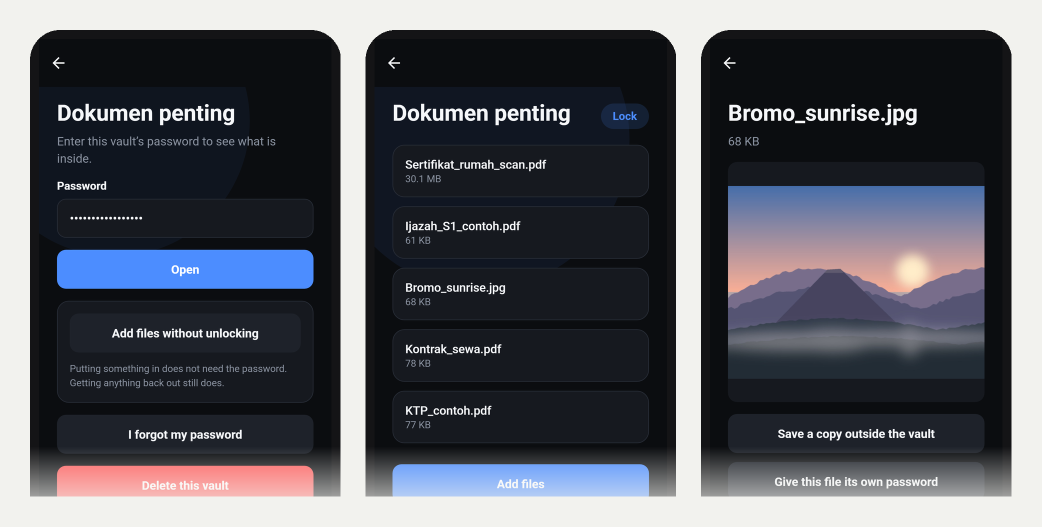
#> input picture docs/screens.png, 2083 x 1053 px (shown at 1/2 size)
$ python crop_screens.py
#> lines starting #> are read from the running program, lines starting #| are printed output that depends on the picture
"""Crop the three real app screens out of docs/screens.png for the walkthrough GIF.

Usage: python docs/src/crop_screens.py
Writes docs/src/screen-unlock.png, screen-vault.png, screen-viewer.png (621x820 px each).
The pixels are the real screens, unchanged: only cropped above the bottom fade.
"""
from pathlib import Path

from PIL import Image

SRC = Path(__file__).resolve().parent
im = Image.open(SRC.parent / "screens.png").convert("RGB")
#> im is the input picture: PIL image 2083x1053 RGB; mean R, G, B 86.5, 88.4, 95.7
for name, x in (("unlock", 60), ("vault", 731), ("viewer", 1402)):
    im.crop((x, 60, x + 621, 880)).save(SRC / f"screen-{name}.png")
    print("wrote", SRC / f"screen-{name}.png")
#> this loop made 3 passes
#> pass 1, `im.crop((x, 60, x + 621, 880)).save(SRC / f"screen-{name}.png")`:
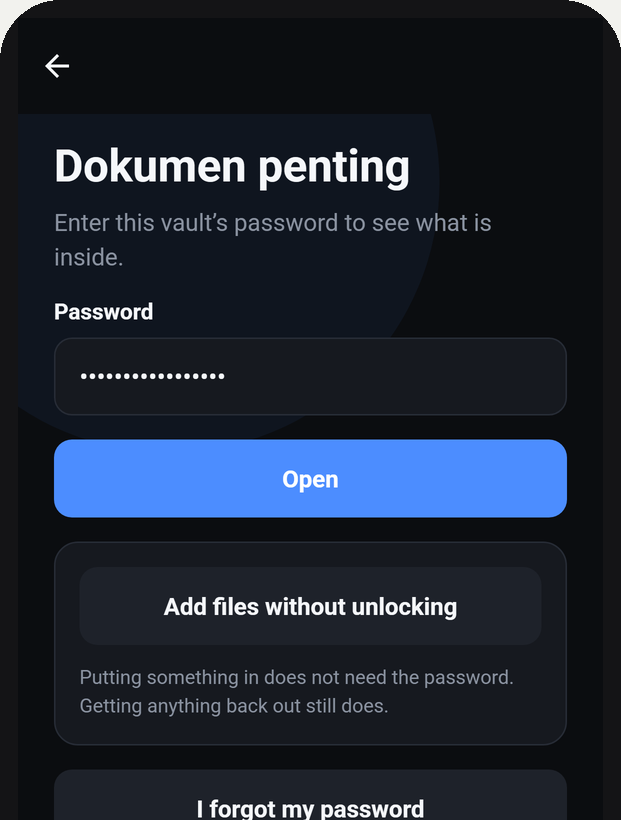
#> saved as screen-unlock.png: PIL image 621x820 RGB; mean R, G, B 29.1, 37, 51
#> pass 2, `im.crop((x, 60, x + 621, 880)).save(SRC / f"screen-{name}.png")`:
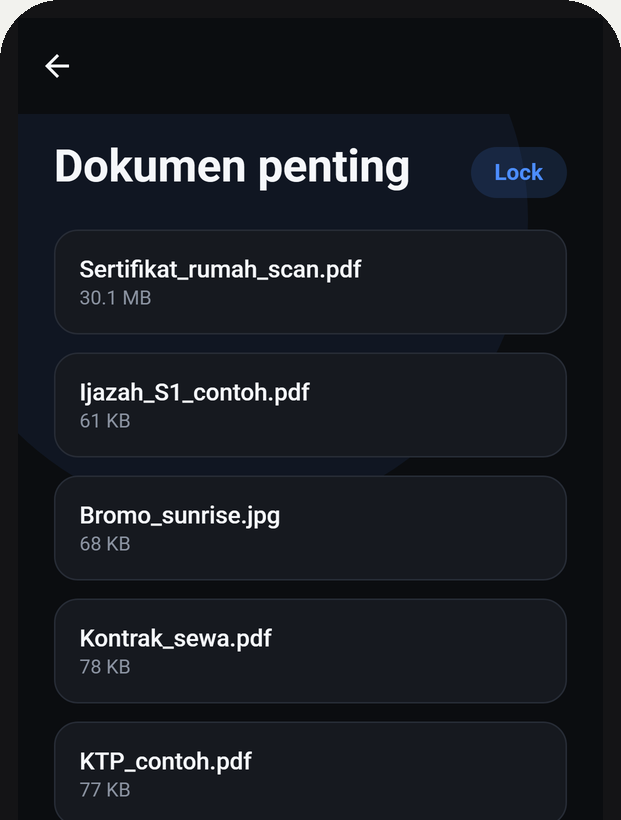
#> saved as screen-vault.png: PIL image 621x820 RGB; mean R, G, B 25.1, 28.2, 34.2
